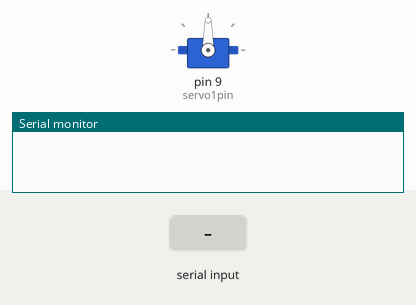
A sketch run on a simulated Arduino Uno, built with avr-gcc and run on an emulated ATmega328P. On the bench: servo, the last lines printed to the serial monitor. Inputs (shaded band) come from the test bench.

Above: at 1.2 s.
1.3 s: "90,45\n" received over Serial
At 2.8 s:
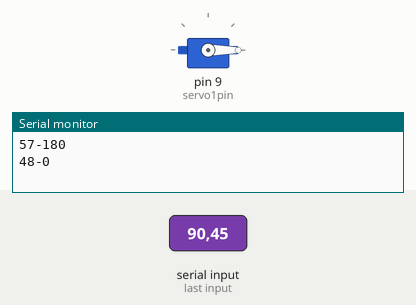
6.8 s: "30,150\n" received over Serial
At 7.9 s:
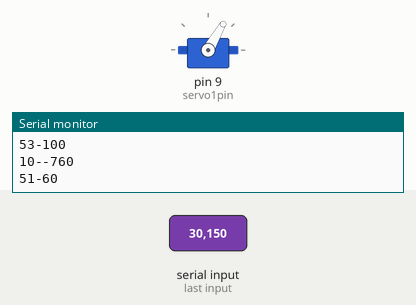
12.8 s: "200\n" received over Serial
At 15.1 s:
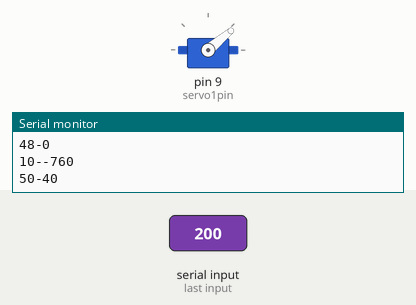
15.8 s: "5\n" received over Serial
At 18.7 s:
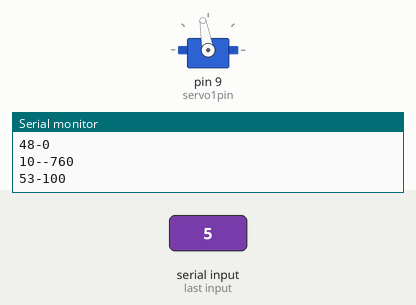
18.8 s: "90\n" received over Serial
Timing chart, 0 to 22.8 s (numbered marks = the images above; inputs shaded):
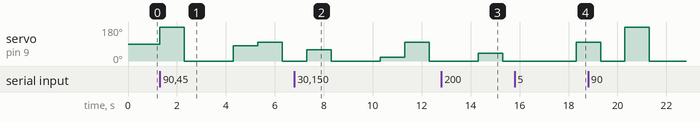

The sketch:

task_1.ino
```cpp
#include<Servo.h>

Servo myservo1;
int servo1pin=9;
int val;

void setup() {
  myservo1.attach(servo1pin);
  Serial.begin(115200);
}

void loop() {
  if(Serial.available()>0)
  {
    val=Serial.read();   //Input 0-9
    Serial.print(val);
    Serial.print("-");
    val=val-48;
    val=val*20;
    Serial.println(val);
    myservo1.write(val);   //Angle should be between 0 degree to 180 degree
    delay(1000);
  }
}
```

Measured:
- after the input at 1.3 s, servo on pin 9 (servo1pin): 90° → 180° at once, → 0° 1.0 s later, → 80° 2.0 s later, → 100° 1.0 s later, … (5 changes in this stretch)
- after the input at 6.8 s, servo on pin 9 (servo1pin): 0° → 60° after 0.50 s, → 0° 1.0 s later, → 20° 2.0 s later, → 100° 1.0 s later, … (5 changes in this stretch)
- after the input at 12.8 s, servo on pin 9 (servo1pin): 0° → 40° after 1.5 s, → 0° 1.0 s later
- after the input at 15.8 s, servo on pin 9 (servo1pin): 0° → 100° after 2.5 s
